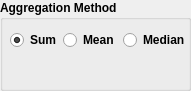
    <widget class="QGroupBox" name="groupBox_17">
     <property name="geometry">
      <rect>
       <x>140</x>
       <y>450</y>
       <width>191</width>
       <height>91</height>
      </rect>
     </property>
     <property name="font">
      <font>
       <weight>75</weight>
       <bold>true</bold>
      </font>
     </property>
     <property name="toolTip">
      <string>Aggregation method for creating the cube from points.</string>
     </property>
     <property name="statusTip">
      <string/>
     </property>
     <property name="title">
      <string>Aggregation Method</string>
     </property>
     <widget class="QRadioButton" name="rdo_sum">
      <property name="geometry">
       <rect>
        <x>10</x>
        <y>30</y>
        <width>51</width>
        <height>20</height>
       </rect>
      </property>
      <property name="text">
       <string>Sum</string>
      </property>
      <property name="checked">
       <bool>true</bool>
      </property>
     </widget>
     <widget class="QRadioButton" name="rdo_mean">
      <property name="geometry">
       <rect>
        <x>63</x>
        <y>30</y>
        <width>61</width>
        <height>20</height>
       </rect>
      </property>
      <property name="text">
       <string>Mean</string>
      </property>
     </widget>
     <widget class="QRadioButton" name="rdo_median">
      <property name="geometry">
       <rect>
        <x>123</x>
        <y>30</y>
        <width>61</width>
        <height>20</height>
       </rect>
      </property>
      <property name="text">
       <string>Median</string>
      </property>
     </widget>
    </widget>
